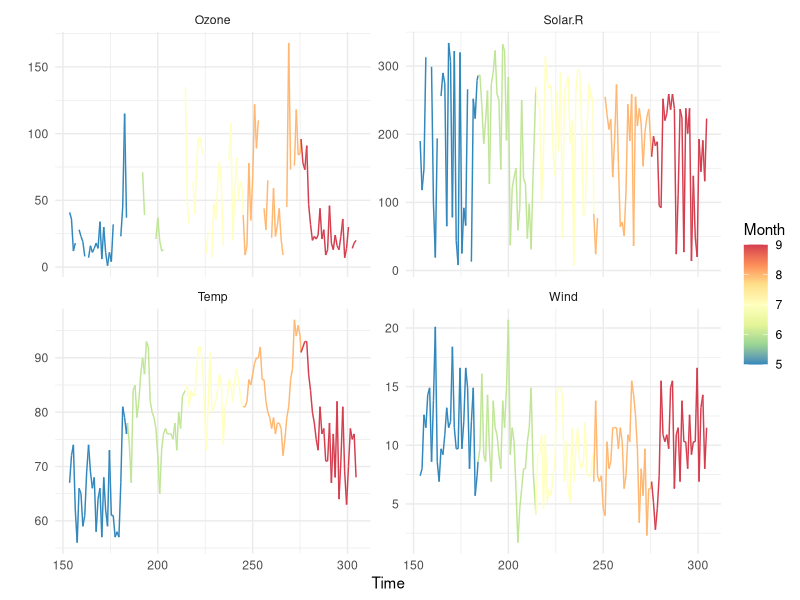
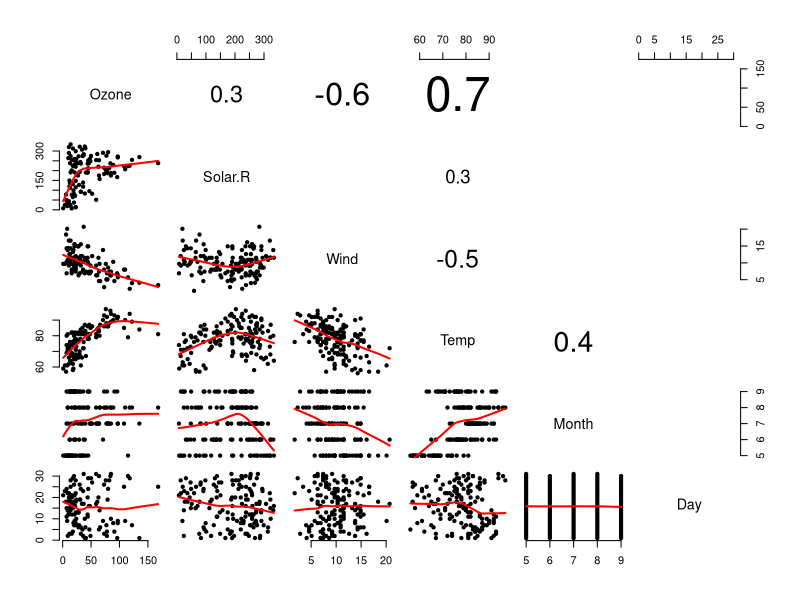

The R source for these figures, in order:
## ---- chunk 1
library(tidyverse)
D<-airquality

# Première étape, mettre les données sous forme tidy
D_tidy<-D %>% tidyr::gather(VAR, value, -Month, -Day) %>% mutate(Time = Month*30.5+Day)

ggplot(D_tidy) + geom_line(aes(x=Time, y=value, color=Month)) + scale_color_distiller("Month", palette = "Spectral") + facet_wrap(~VAR, scales = "free_y") + theme_minimal() + ylab("")

## ---- chunk 2
D<-airquality

par(bty="n") # Je préfère quand il n'y a pas d'entourage autours des graphiques mais ce n'est pas nécessaire comme ligne de code

# J'ai réécrit la fonction panel.smooth pour pouvoir changer la forme des points et l'épaisseur de la ligne rouge
panel.smooth2=function (x, y, col = par("col"), bg = NA, pch = par("pch"),
    cex = 1, col.smooth = "red", span = 2/3, iter = 3, ...)
{
  points(x, y, pch = 20, col = col, bg = bg, cex = cex)
    ok <- is.finite(x) & is.finite(y)
    if (any(ok))
        lines(stats::lowess(x[ok], y[ok], f = span, iter = iter),
            col = "red", lwd=2,...)
}

# J'ai modifier panel.cor pour ne montrer les estimations de corrélations que lorsque le cor.test est significatif
panel.cor <- function(x, y, digits=1, prefix="", cex.cor)
{
  usr <- par("usr"); on.exit(par(usr))
  par(usr = c(0, 1, 0, 1))
  r1=cor.test(x,y)
  r <- abs(cor(x, y,use="pairwise.complete.obs"))
  
  txt <- format(c(r1[4], 0.123456789), digits=digits)[1]
  txt <- paste(prefix, txt, sep="")
  if(missing(cex.cor)) cex <- 0.9/strwidth(txt)
  text(0.5, 0.5, if(r1[3]<0.005) txt, cex = cex * r)
}

pairs(D, lower.panel = panel.smooth2, upper.panel=panel.cor, cex.labels=1.3)
